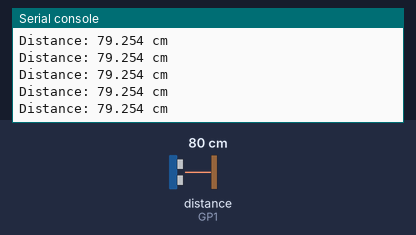
The program below on a simulated Raspberry Pi Pico running MicroPython. Parts: the last lines printed to the serial console. The inputs (shaded band) are chosen by the test bench; at power-on: distance to the obstacle (sensor on GP1) 80 cm. The echo pulse lasts 58.3 µs per cm.

Above: at 1.2 s.
1.3 s: distance to the obstacle (sensor on GP1) set to 2 cm
At 1.38 s:
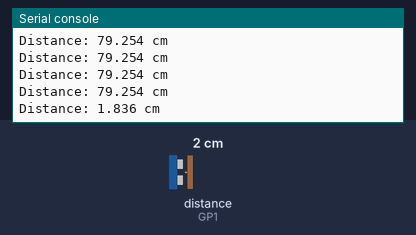
2.8 s: distance to the obstacle (sensor on GP1) set to 4 cm
At 2.89 s:
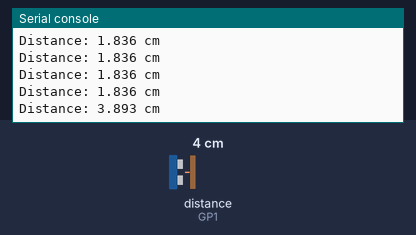
Timing chart, 0 to 5.8 s (numbered marks = the images above; inputs shaded):
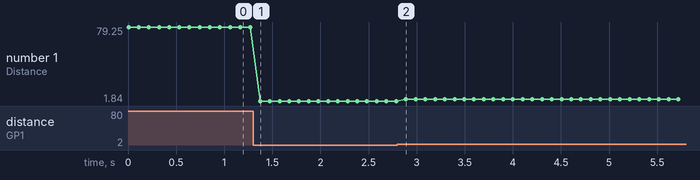

Measured:
- after the input at 1.3 s, the serial console: prints a new line after 0.07 s (image 1)
- after the input at 2.8 s, the serial console: prints a new line after 0.09 s (image 2)
- plotted number 1: 79.25 → 1.84 after the input at 1.3 s, 1.84 → 3.89 after the input at 2.8 s

The program:

1._SR04.py
```python
# This code was written by Juhyun Kim.
# VCC는 VBUS에 GND는 GND에 연결, Trig는 0번, Echo는 1번 핀에 연결

from machine import Pin
import time

# 트리거 핀과 에코 핀 설정
trigger_pin = Pin(0, Pin.OUT)
echo_pin = Pin(1, Pin.IN)

# 초음파 센서를 이용해 거리 측정
def measure_distance():
    # 트리거 핀을 통해 10us 동안 초음파 신호 발생
    trigger_pin.low()
    time.sleep_us(2)
    trigger_pin.high()
    time.sleep_us(10)
    trigger_pin.low()

    # 에코 핀이 HIGH 상태가 될 때까지 기다림
    while echo_pin.value() == 0:
        pass
    start = time.ticks_us()

    # 에코 핀이 LOW 상태가 될 때까지 기다림
    while echo_pin.value() == 1:
        pass
    end = time.ticks_us()

    # 시간 측정
    duration = time.ticks_diff(end, start)

    # 음속(340 m/s)을 이용해 거리 계산
    # 거리 = (시간(초) * 음속(미터/초)) / 2 (왕복이므로 2로 나눔)
    distance = (duration * 340.0) / (1000000 * 2)

    return distance

# 메인 루프
while True:
    distance = measure_distance()
    print('Distance:', distance*100, 'cm')
    time.sleep(0.1)
```
